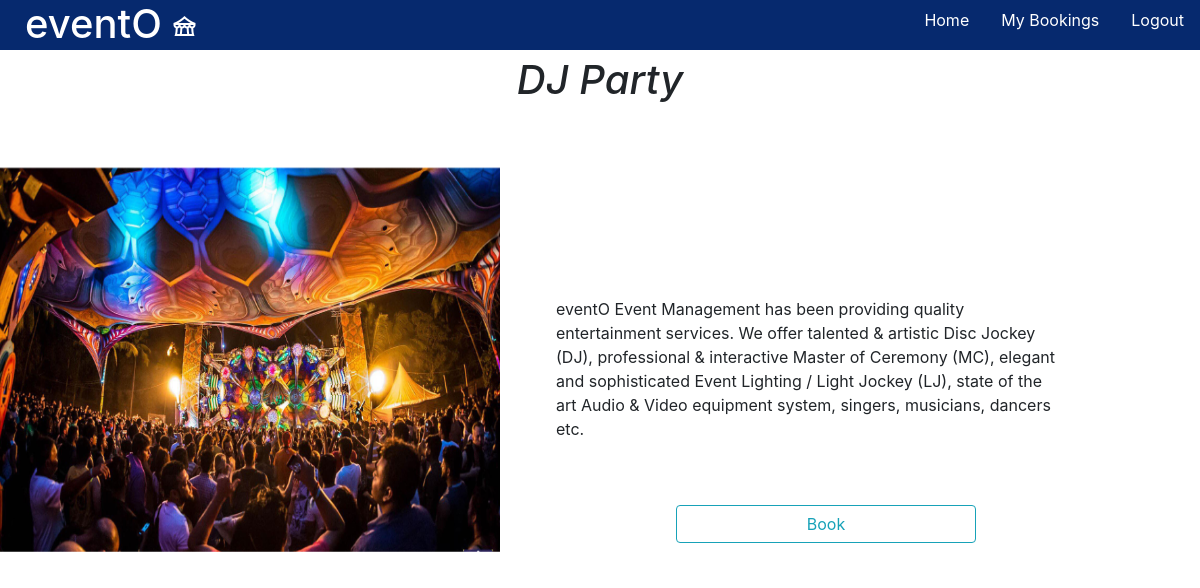
The page /cus/details/2 (signed in) on the database its author committed.
### account/models.py (models this page shows)
class Event(models.Model):
    name=models.CharField(max_length=100)
    image=models.ImageField(upload_to='event_images')
    description=models.CharField(max_length=500)
    options=(
        ('DJ Party','DJ Party'),
        ('Marriage Function','Marriage Function'),
        ('Conference Event','Conference Event'),
        ('Academic Event','Academic Event'),
        ('Customized Event','Customized Event')
    )

### customer/views.py (the view)
# urls.py: path('details/<int:id>',EventDetails.as_view(),name="evdt"),
@method_decorator(desc,name='dispatch')
class EventDetails(DetailView):
    template_name="eventdt.html"
    pk_url_kwarg="id"
    queryset=Event.objects.all()
    context_object_name="details"

### customer/views.py (called while the page is built)
def signin_required(fn):
    def inner(request,*args,**kwargs):
        if request.user.is_authenticated:
            return fn(request,*args,**kwargs)
        else:
            messages.error(request,"please Login first!!")
            return redirect("h")
    return inner

### customer/templates/eventdt.html
{%extends 'navbar.html'%}
{%load static%}
{% block nav %}
<h1 style="text-align: center; font-style: oblique;">{{details.name}}</h1><br><br>
<img style="height: 400px; width: 500px;" src="{{details.image.url}}" alt="">
<div style="width: 500px; margin-left: 556px; margin-top: -263px;">
    <p>{{details.description}}</p><br><br>
    <a style="width: 300px; margin-left: 120px;" class="btn btn-outline-info" href="{% url 'book' details.id %}">Book</a>
</div>
{% endblock nav %}

### customer/templates/navbar.html (shortened to what this page needs)
{%load static%}
<!doctype html>
<html lang="en">
  <head>
    <link rel="stylesheet" href="https://stackpath.bootstrapcdn.com/bootstrap/4.3.1/css/bootstrap.min.css">
  </head>
  <body>
    <nav style="background-color: #06296e;height: 50PX;"  class="nav justify-content-end">
      <a class="nav-link active" style="color: white;"  href="{% url 'evt' %}">Home</a>
      <a  class="nav-link" style="color: white;" href="{% url 'bk' %}">My Bookings</a>
      <a class="nav-link" style="color: white;" href="{% url 'log' %}">Logout</a>
    </nav>
    <div style="margin-left: 25px; margin-top: -50px; ">
      <h1 style="font-family: Helvetica Neue,Helvetica,Arial,sans-serif 20px; color:white;">eventO
        <span class="material-symbols-outlined">
          </span>
      </h1>
   </div>
{% block nav %}
{% endblock nav %}
  </body>
</html>

### rows shown on the page
Event: name "DJ Party", image (picture), description "eventO Event Management has been providing quality entertainment services. We offer talented & artistic Disc Jockey (DJ), professional & interactive Master of Ceremony (MC), elegant and sophisticated Event Lighting / Light Jockey (LJ), state of the art Audio & Video equipment system, singers, musicians, dancers etc."
